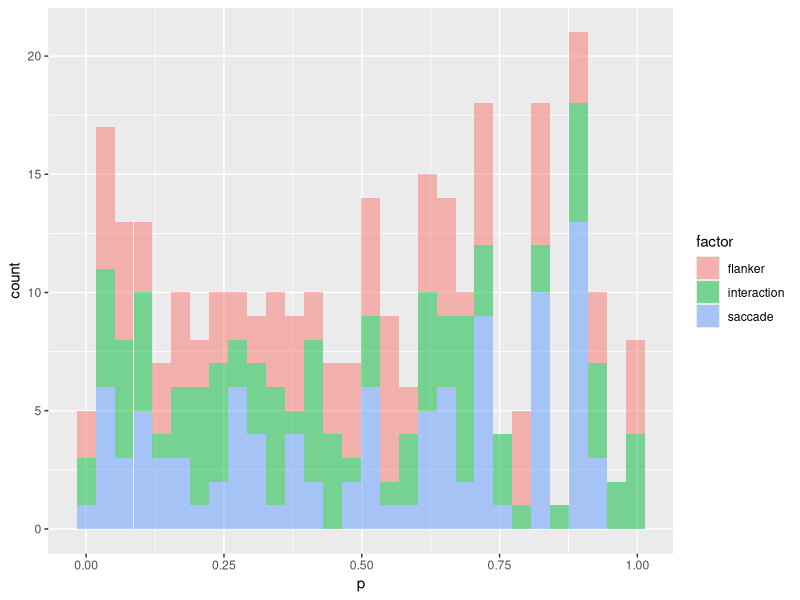

Source code (R):
# power analysis for glmer

library(lme4)

# specify fixed effects to simulate:
fixef_groundtruth = data.frame(
	saccade = c("no", "no", "yes", "yes"),
	flanker = c("inner", "outer", "inner", "outer"),
	prob = c(0.8, 0.8, 0.8, 0.8))

nTrials = 50
nPeople = 12
n_sd = 0.0


n_sim = 100

simResults = data.frame(n=as.numeric(), factor=as.character(), p=as.numeric())

for (ii in 1:n_sim)
{
	
	fakeData = data.frame(person = as.numeric(), saccade = as.character(), flanker=as.character(), correct = as.numeric())
	
	for (p in 1:nPeople)
	{
		person_probs = fixef_groundtruth
		person_probs$prob = rnorm(mean=fixef_groundtruth$prob, n=4, sd=n_sd)
	
		personSim = rbind(
			data.frame(person=p, saccade="no", flanker="inner", correct = runif(nTrials)<person_probs$prob[1]),
			data.frame(person=p, saccade="no", flanker="outer", correct = runif(nTrials)<person_probs$prob[2]),
			data.frame(person=p, saccade="yes", flanker="inner", correct = runif(nTrials)<person_probs$prob[3]),
			data.frame(person=p, saccade="yes", flanker="outer", correct = runif(nTrials)<person_probs$prob[4]))
	
		fakeData = rbind(fakeData, personSim)
	}
	
	
	
	fakeData$person = as.factor(fakeData$person)
	fakeData$saccade = as.factor(fakeData$saccade)
	fakeData$flanker = as.factor(fakeData$flanker)
	fakeData$correct = as.numeric(fakeData$correct)
	
	model = glmer(correct ~ saccade * flanker + (1|person), family="binomial", fakeData)

	simResults = rbind(simResults,
		data.frame(
			n=ii,
			factor = c("saccade", "flanker", "interaction"),
			p = summary(model)$coefficients[2:4,4] ))

}
summary(model)

library(ggplot2)
# agDat = aggregate(correct ~ person + saccade + flanker, FUN="mean", fakeData)

# plt = ggplot(agDat, aes(x=flanker, y=correct, fill=saccade)) + geom_bar(stat="identity",position=position_dodge())
# plt = plt + facet_wrap(~person)
# plt

plt = ggplot(simResults, aes(x=p, fill=factor)) + geom_histogram(alpha=0.5)
plt